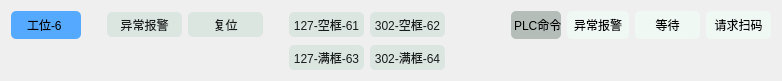
  <widget class="QWidget" name="layoutWidget">
   <property name="geometry">
    <rect>
     <x>21</x>
     <y>360</y>
     <width>780</width>
     <height>61</height>
    </rect>
   </property>
   <layout class="QGridLayout" name="gridLayout_6">
    <item row="0" column="0">
     <widget class="QLabel" name="lb_WorkStation_6">
      <property name="minimumSize">
       <size>
        <width>70</width>
        <height>28</height>
       </size>
      </property>
      <property name="styleSheet">
       <string notr="true">border-radius: 5px;
background-color: rgb(85, 170, 255);</string>
      </property>
      <property name="text">
       <string>工位-6 </string>
      </property>
      <property name="alignment">
       <set>Qt::AlignCenter</set>
      </property>
     </widget>
    </item>
    <item row="0" column="1">
     <spacer name="horizontalSpacer_17">
      <property name="orientation">
       <enum>Qt::Horizontal</enum>
      </property>
      <property name="sizeType">
       <enum>QSizePolicy::Fixed</enum>
      </property>
      <property name="sizeHint" stdset="0">
       <size>
        <width>20</width>
        <height>20</height>
       </size>
      </property>
     </spacer>
    </item>
    <item row="0" column="2">
     <widget class="QPushButton" name="pb_Error_6">
      <property name="minimumSize">
       <size>
        <width>75</width>
        <height>25</height>
       </size>
      </property>
      <property name="styleSheet">
       <string notr="true">background: rgb(220, 230, 225);
border-color: rgb(0, 0, 0);
border-radius: 5px;
color:rgb(24, 28, 27);</string>
      </property>
      <property name="text">
       <string>异常报警</string>
      </property>
     </widget>
    </item>
    <item row="0" column="3">
     <widget class="QPushButton" name="pb_Reset_6">
      <property name="minimumSize">
       <size>
        <width>75</width>
        <height>25</height>
       </size>
      </property>
      <property name="styleSheet">
       <string notr="true">background: rgb(220, 230, 225);
border-color: rgb(0, 0, 0);
border-radius: 5px;
color:rgb(24, 28, 27);</string>
      </property>
      <property name="text">
       <string>复位</string>
      </property>
     </widget>
    </item>
    <item row="0" column="4">
     <spacer name="horizontalSpacer_18">
      <property name="orientation">
       <enum>Qt::Horizontal</enum>
      </property>
      <property name="sizeType">
       <enum>QSizePolicy::Fixed</enum>
      </property>
      <property name="sizeHint" stdset="0">
       <size>
        <width>20</width>
        <height>20</height>
       </size>
      </property>
     </spacer>
    </item>
    <item row="0" column="5">
     <widget class="QPushButton" name="pb_CmdA_6">
      <property name="minimumSize">
       <size>
        <width>75</width>
        <height>25</height>
       </size>
      </property>
      <property name="styleSheet">
       <string notr="true">background: rgb(220, 230, 225);
border-color: rgb(0, 0, 0);
border-radius: 5px;
color:rgb(24, 28, 27);</string>
      </property>
      <property name="text">
       <string>127-空框-61</string>
      </property>
     </widget>
    </item>
    <item row="0" column="6">
     <widget class="QPushButton" name="pb_CmdB_6">
      <property name="minimumSize">
       <size>
        <width>75</width>
        <height>25</height>
       </size>
      </property>
      <property name="styleSheet">
       <string notr="true">background: rgb(220, 230, 225);
border-color: rgb(0, 0, 0);
border-radius: 5px;
color:rgb(24, 28, 27);</string>
      </property>
      <property name="text">
       <string>302-空框-62</string>
      </property>
     </widget>
    </item>
    <item row="0" column="7">
     <spacer name="horizontalSpacer_19">
      <property name="orientation">
       <enum>Qt::Horizontal</enum>
      </property>
      <property name="sizeType">
       <enum>QSizePolicy::Fixed</enum>
      </property>
      <property name="sizeHint" stdset="0">
       <size>
        <width>60</width>
        <height>20</height>
       </size>
      </property>
     </spacer>
    </item>
    <item row="0" column="8">
     <widget class="QLabel" name="label_9">
      <property name="minimumSize">
       <size>
        <width>50</width>
        <height>25</height>
       </size>
      </property>
      <property name="styleSheet">
       <string notr="true">border-radius: 5px;
background-color: rgb(180, 189, 184);</string>
      </property>
      <property name="text">
       <string> PLC命令</string>
      </property>
      <property name="alignment">
       <set>Qt::AlignCenter</set>
      </property>
     </widget>
    </item>
    <item row="0" column="9">
     <widget class="QLabel" name="lb_Error_6">
      <property name="minimumSize">
       <size>
        <width>62</width>
        <height>25</height>
       </size>
      </property>
      <property name="styleSheet">
       <string notr="true">border-radius: 5px;
background-color: rgb(240, 248, 244);</string>
      </property>
      <property name="text">
       <string>异常报警</string>
      </property>
      <property name="alignment">
       <set>Qt::AlignCenter</set>
      </property>
     </widget>
    </item>
    <item row="0" column="10">
     <widget class="QLabel" name="lb_Wait_6">
      <property name="minimumSize">
       <size>
        <width>65</width>
        <height>25</height>
       </size>
      </property>
      <property name="styleSheet">
       <string notr="true">border-radius: 5px;
background-color: rgb(240, 248, 244);</string>
      </property>
      <property name="text">
       <string>等待</string>
      </property>
      <property name="alignment">
       <set>Qt::AlignCenter</set>
      </property>
     </widget>
    </item>
    <item row="0" column="11">
     <widget class="QLabel" name="lb_RequestCode_6">
      <property name="minimumSize">
       <size>
        <width>65</width>
        <height>25</height>
       </size>
      </property>
      <property name="styleSheet">
       <string notr="true">border-radius: 5px;
background-color: rgb(240, 248, 244);</string>
      </property>
      <property name="text">
       <string>请求扫码</string>
      </property>
      <property name="alignment">
       <set>Qt::AlignCenter</set>
      </property>
     </widget>
    </item>
    <item row="1" column="5">
     <widget class="QPushButton" name="pb_CmdC_6">
      <property name="minimumSize">
       <size>
        <width>75</width>
        <height>25</height>
       </size>
      </property>
      <property name="styleSheet">
       <string notr="true">background: rgb(220, 230, 225);
border-color: rgb(0, 0, 0);
border-radius: 5px;
color:rgb(24, 28, 27);</string>
      </property>
      <property name="text">
       <string>127-满框-63</string>
      </property>
     </widget>
    </item>
    <item row="1" column="6">
     <widget class="QPushButton" name="pb_CmdD_6">
      <property name="minimumSize">
       <size>
        <width>75</width>
        <height>25</height>
       </size>
      </property>
      <property name="styleSheet">
       <string notr="true">background: rgb(220, 230, 225);
border-color: rgb(0, 0, 0);
border-radius: 5px;
color:rgb(24, 28, 27);</string>
      </property>
      <property name="text">
       <string>302-满框-64</string>
      </property>
     </widget>
    </item>
   </layout>
  </widget>
